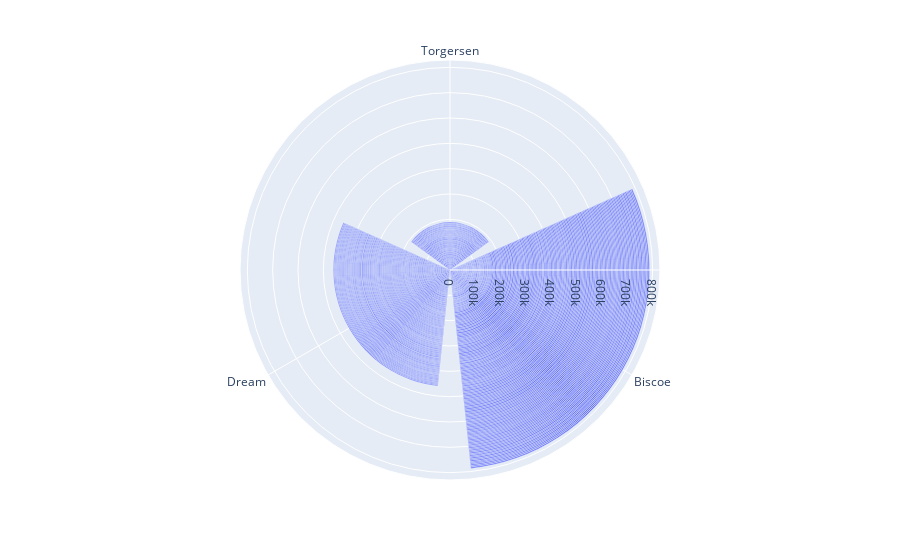

Notebook code cell kept with this figure:
### Code cell
px.bar_polar(penguins, r='body_mass_g',theta='island')

### Figure 1 — Plotly figure (JSON) as saved in the notebook; plotly's stock layout.template omitted (floating-point values rounded to 4 significant figures; data arrays with more than 128 entries replaced by an {"elided": "..."} marker saying what was removed)
{"data": [{"hovertemplate": "body_mass_g=%{r}<br>island=%{theta}<extra></extra>", "legendgroup": "", "marker": {"color": "#636efa", "pattern": {"shape": ""}}, "name": "", "r": {"elided": "344 int values"}, "showlegend": false, "subplot": "polar", "theta": {"elided": "344 str values"}, "type": "barpolar"}], "layout": {"barmode": "relative", "legend": {"tracegroupgap": 0}, "margin": {"t": 60}, "polar": {"angularaxis": {"direction": "clockwise", "rotation": 90}, "domain": {"x": [0, 1], "y": [0, 1]}}}}
